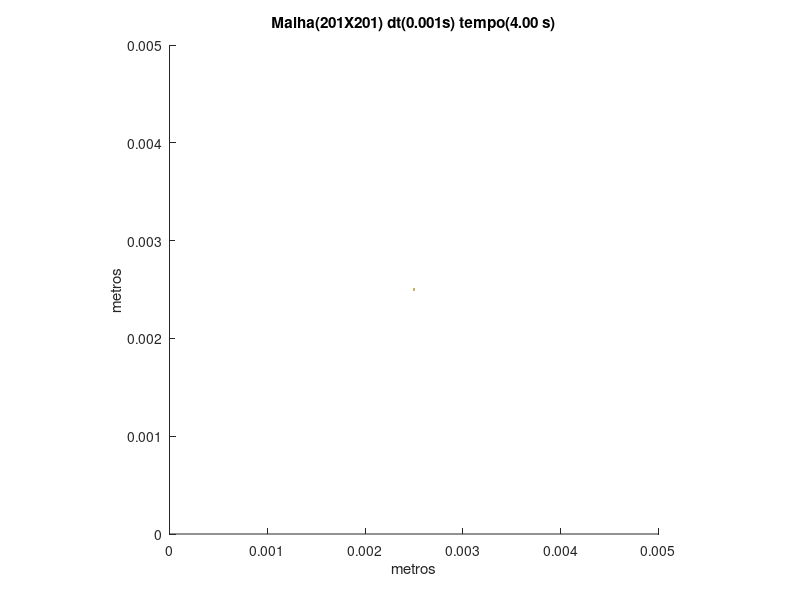

This chart was generated by the following MATLAB code:
set (gca,'PlotBoxAspectRatio',[1 1 1],'Xlim',[0,0.005],'Ylim',[0,0.005])
hold on
title('Malha(201X201) dt(0.001s) tempo(4.00 s)')
hold on
ylabel('metros')
hold on
xlabel('metros')
hold on

fill([0.00248756218905473 0.00248756218905473 0.00251243781094527 0.00251243781094527],[0.00248756218905473 0.00251243781094527 0.00251243781094527 0.00248756218905473],[0.8,0.7,0.4],'LineStyle','none')
